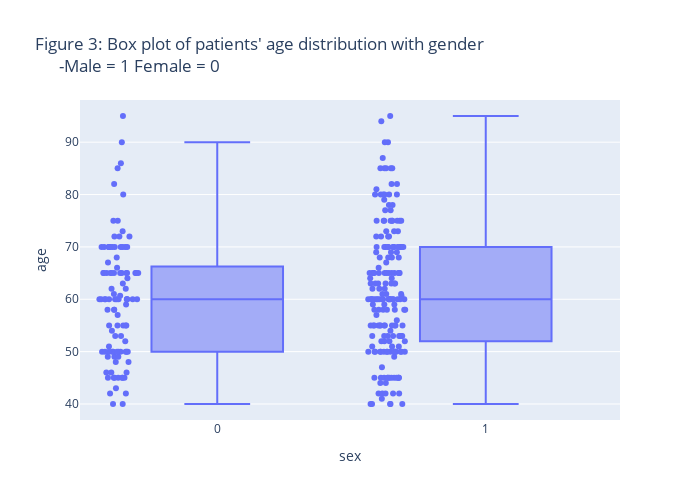

The notebook cell saved with this chart:
### Code cell
# plot_boxplot(heart_data, 'sex', 'age', None,'Figure 3: Box plot of patients\' age distribution with death event')
plot_boxplot(heart_data, 'sex', 'age', "all",'Figure 3: Box plot of patients\' age distribution with gender <br> '
                                             '     -Male = 1 Female = 0')

### Figure 1 — Plotly figure (JSON) as saved in the notebook; plotly's stock layout.template omitted (floating-point values rounded to 4 significant figures; data arrays with more than 128 entries replaced by an {"elided": "..."} marker saying what was removed)
{"data": [{"alignmentgroup": "True", "boxpoints": "all", "hovertemplate": "sex=%{x}<br>age=%{y}<extra></extra>", "legendgroup": "", "marker": {"color": "#636efa"}, "name": "", "notched": false, "offsetgroup": "", "orientation": "v", "showlegend": false, "type": "box", "x": {"elided": "299 int values"}, "x0": " ", "xaxis": "x", "y": {"elided": "299 float values"}, "y0": " ", "yaxis": "y"}], "layout": {"boxmode": "group", "height": 500, "legend": {"tracegroupgap": 0}, "title": {"text": "Figure 3: Box plot of patients' age distribution with gender <br>      -Male = 1 Female = 0"}, "width": 700, "xaxis": {"anchor": "y", "domain": [0.0, 1.0], "title": {"text": "sex"}}, "yaxis": {"anchor": "x", "domain": [0.0, 1.0], "title": {"text": "age"}}}}
